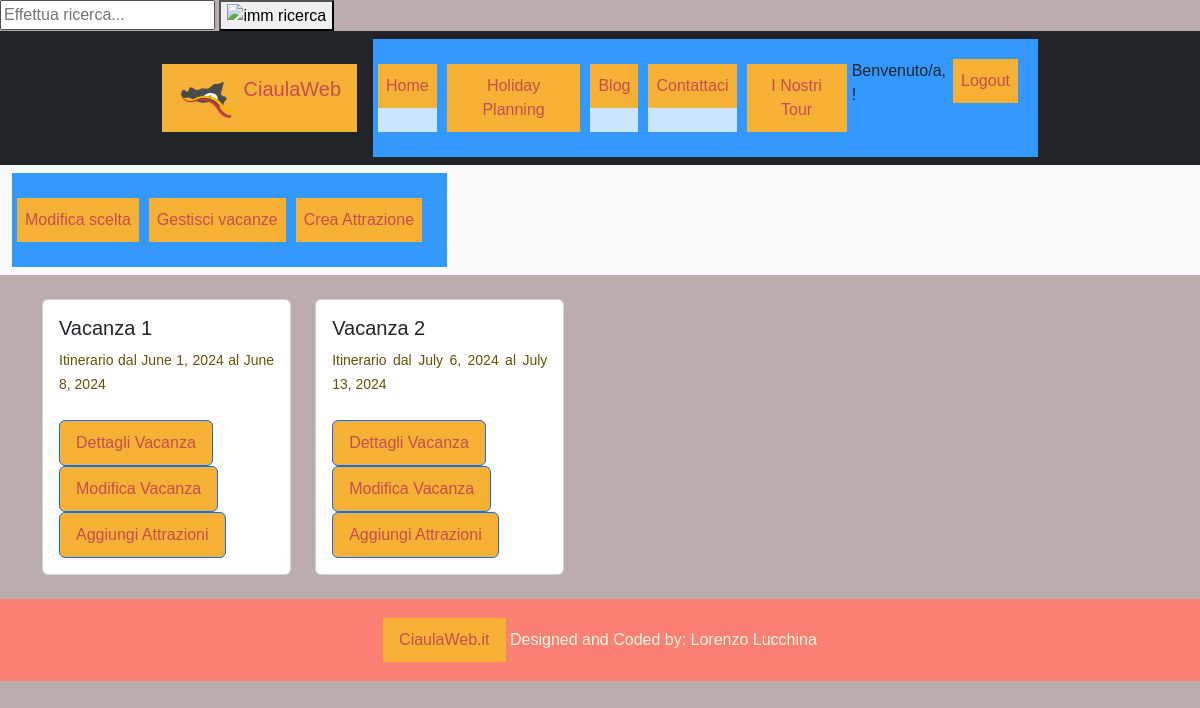
Page /HolidayPlanning/vacanze/ (signed in) on the committed database.
### HolidayPlanning/models.py (models this page shows, shortened)
class Vacanza(models.Model):
    nome = models.CharField(max_length=300, blank=True)
    dataArrivo = models.DateField()
    dataPartenza = models.DateField()
    nrPersone = models.IntegerField()
    budgetDisponibile = models.DecimalField(max_digits=10, decimal_places=2, blank=True)
    utente = models.ForeignKey(UserProfileModel, related_name='Utente', on_delete=models.PROTECT)
    scelte = models.ManyToManyField(Scelta, related_name='vacanze')
    spostamenti = models.ManyToManyField(Spostamento, related_name='spostamenti')
    class Meta:
        verbose_name = "Vacanza"
        verbose_name_plural = "Vacanze"

### HolidayPlanning/views.py (the view)
# urls.py: path("vacanze/", VacanzeList.as_view(), name="vacanze"),
class VacanzeList(LoginRequiredMixin, ListView):
    model = Vacanza
    template_name = "HolidayPlanning/vacanze.html"
    def get_context_data(self, **kwargs):
        context = super().get_context_data(**kwargs)
        context['title'] = "Le tue Vacanze"
        context['utente'] = self.request.user
        context['vacanze'] = Vacanza.objects.filter(utente=self.request.user)
        context['tour'] = False
        return context

### profiles/models.py (called while the page is built)
    @property
    def is_staff(self):
        return self.is_admin

### HolidayPlanning/templates/HolidayPlanning/vacanze.html (shortened to what this page needs)
{% extends "base.html" %}
{% block content %}
  <div class="container mt-4">
    <div class="row">
        {% for v in vacanze %}
            <div class="col-md-3 mb-4">
                <div class="card">
                    <div class="card-body">
                    {% if v.nome != "" %}
                        <h5 class="card-title">{{ v.nome }}</h5>
                    {% else %}
                        <h5 class="card-title">Vacanza {{forloop.counter }}</h5>
                    {% endif %}
                        <p class="card-text">Itinerario dal {{ v.dataArrivo }} al {{ v.dataPartenza }}</p>
                    {% if tour %}
                        <a href="{% url "HolidayPlanning:dettagliotour" v.pk %}" class="btn btn-primary">Dettagli Tour</a>
                    {% else %}
                        <a href="{% url "HolidayPlanning:dettagliovacanza" v.pk %}" class="btn btn-primary">Dettagli Vacanza</a>
                    {% endif %}
                    {% if not tour %}
                        <a href="{% url "HolidayPlanning:modificavacanza" v.pk %}" class="btn btn-primary">Modifica Vacanza</a>
                        <a href="{% url "attractions:attrazioni" %}?vacanza_id={{v.pk}}" class="btn btn-primary">Aggiungi Attrazioni</a>
                    {% endif %}
                    </div>
                </div>
            </div>
        {% empty %}
                <p class="col-12">Non Hai ancora creato vacanze</p>
                <p class="col-12">Clicca <a href="{% url "HolidayPlanning:creavacanza" %}">qui</a> per crearne una</p>
        {% endfor %}
    </div>
  </div>
{% endblock %}

### static/css/style.css (style rules this page uses)
* { font-family: 'Montserrat', sans-serif !important; }
a:link, a:visited { background-color: #f4b136; color: rgb(199, 77, 77); padding: 10px 16px; text-align: center; text-decoration: none; display: inline-block; }
p { color: #685206; font-family: 'Helvetica Neue', sans-serif; font-size: 14px; line-height: 24px; margin: 0 0 24px; text-align: justify; text-justify: inter-word; }
:root { --gradient: linear-gradient(to left top, #dd2476 10%, #ff512f 90%) !important; }
body { background: #bbadad !important; }
.container { display: flex; justify-content: space-between; }

### rows in the picture
Vacanza: dataArrivo "June 1, 2024", dataPartenza "June 8, 2024"
Vacanza: dataArrivo "July 6, 2024", dataPartenza "July 13, 2024"
